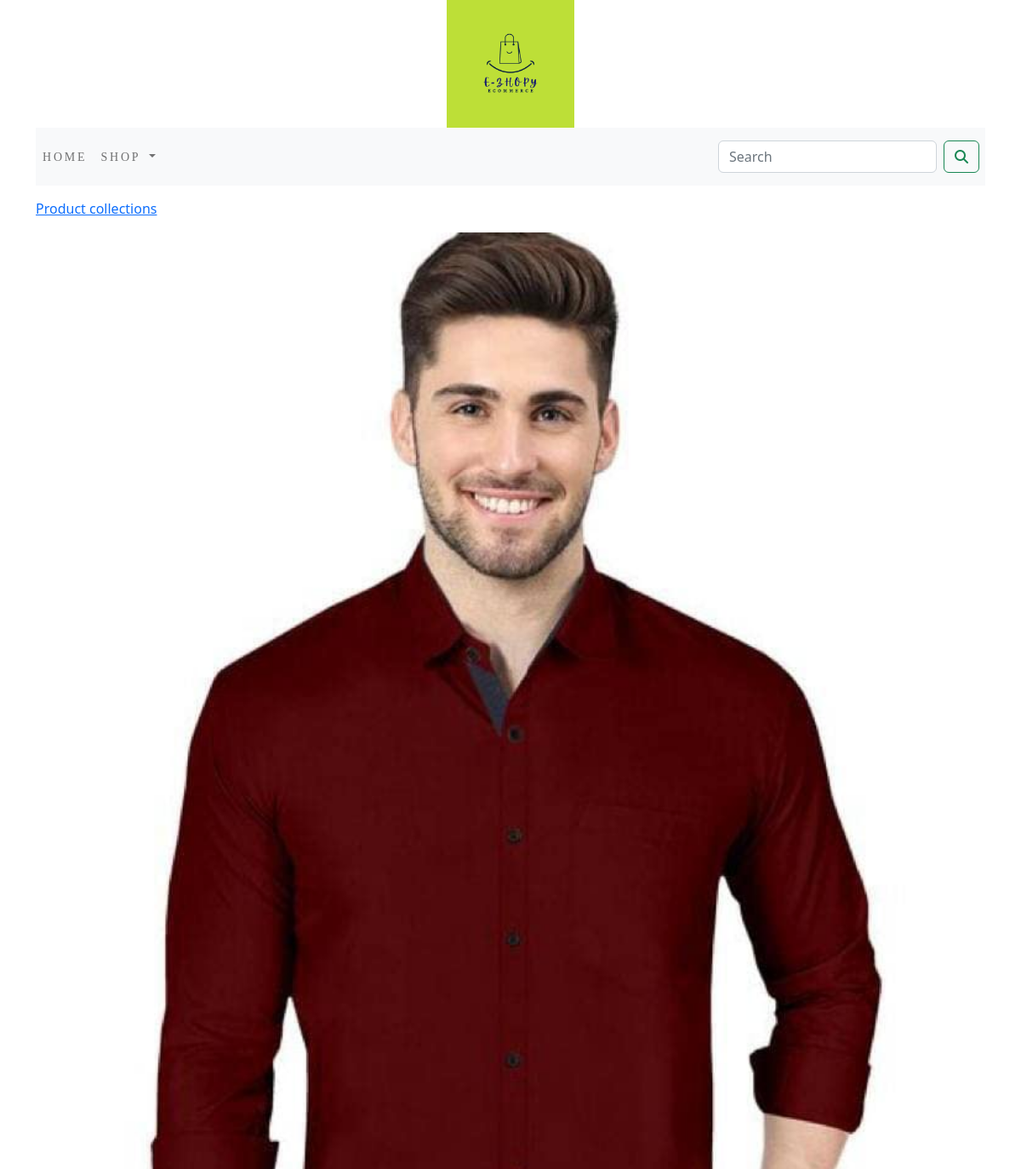
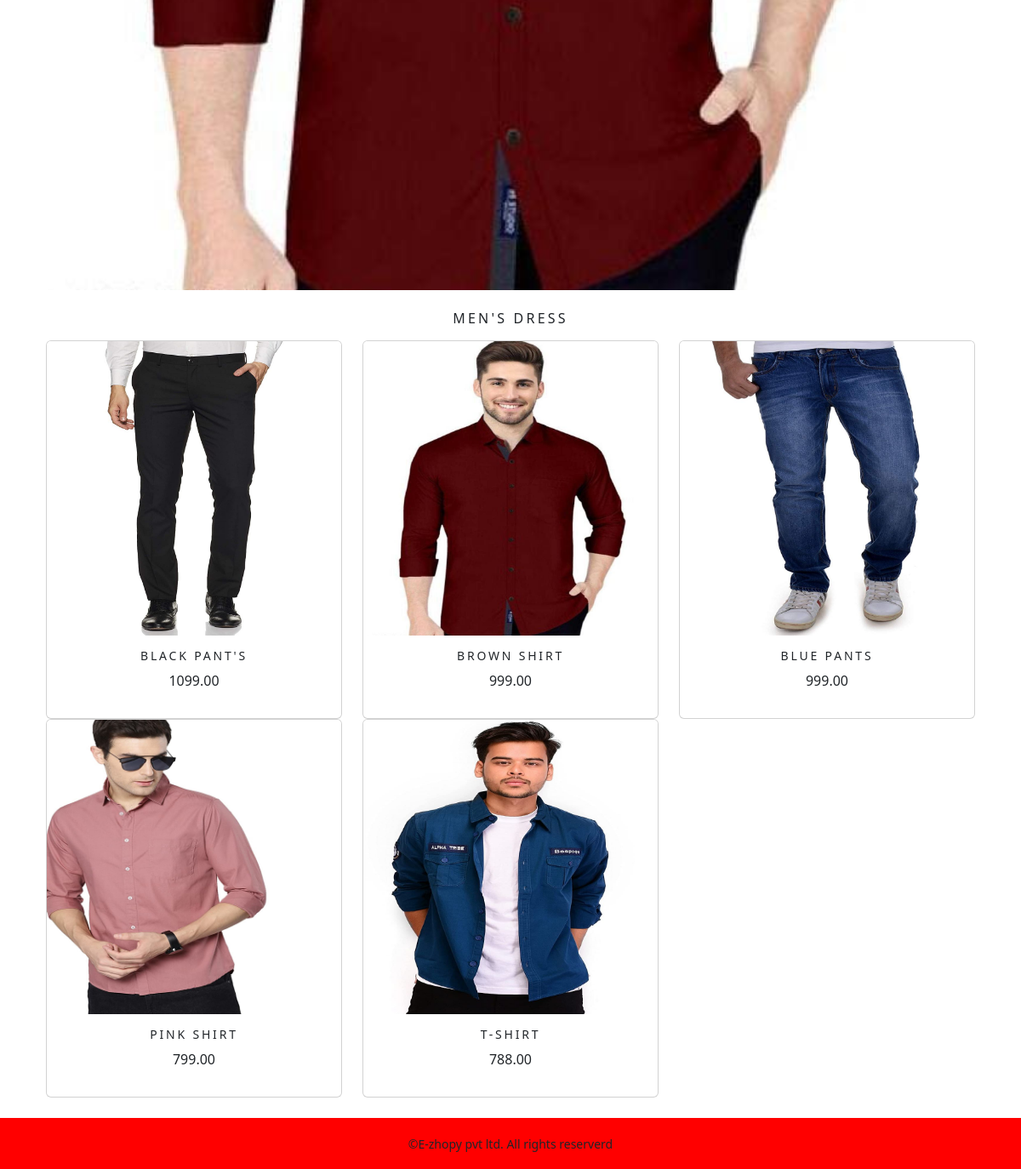
/eshop/mens-dress/, run on the app's committed database (2 pictures, top to bottom).
### eshop/models.py (models this page shows, shortened)
class Category(models.Model):
    name=models.CharField(max_length=250,unique=True)
    slug=models.SlugField(max_length=250,unique=True)
    description=models.TextField(blank=True)
    image=models.ImageField(upload_to='category',blank=True)
    class Meta:
        ordering=('name',)
        verbose_name='category'
        verbose_name_plural='categories'
    def get_url(self):
        return reverse('eshop:products_by_category',args=[self.slug])

class Product(models.Model):
    name = models.CharField(max_length=250,unique=True)
    slug = models.SlugField(max_length=250, unique=True)
    description = models.TextField(blank=True)
    price = models.DecimalField(max_digits=10,decimal_places=2)
    category = models.ForeignKey(Category,on_delete=models.CASCADE)
    image = models.ImageField(upload_to='product', blank=True)
    stock = models.IntegerField()
    available = models.BooleanField(default=True)
    created = models.DateTimeField(auto_now_add=True)
    updated = models.DateTimeField(auto_now_add=True)
    def get_url(self):
        return reverse('eshop:procatdetail',args=[self.category.slug,self.slug])
    class Meta:
        ordering=('name',   )
        verbose_name='product'
        verbose_name_plural='products'

### eshop/views.py (the view)
# urls.py: path('', views.allProdCat, name='allProdCat'),
def allProdCat(request,c_slug=None):
    c_page=None
    product_list=None
    if c_slug!= None:
        c_page=get_object_or_404(Category,slug=c_slug)
        product_list=Product.objects.all().filter(category=c_page,available=True)
    else:
        product_list=Product.objects.all().filter(available=True)
    paginator=Paginator(product_list,6)
    try:
        page=int(request.GET.get('page','1'))
    except:
        page=1
    try:
        products=paginator.page(page)
    except(EmptyPage,InvalidPage):
        products=paginator.page(paginator.num_pages)
    return render(request,'category.html',{'category':c_page,'products':products})

### cart/context_processors.py (called while the page is built)
def counter(request):
    item_count=0
    if 'admin' in request.path:
        return {}
    else:
        try:
            cart=Cart.objects.filter(cart_id=_cart_id(request))
            cart_items=CartItem.objects.all().filter(cart=cart[:1])
            for cart_item in cart_items:
                item_count += cart_item.quantity
        except Cart.DoesNotExist:
            item_count =0
    return dict(item_count=item_count)

### cart/views.py (called while the page is built)
def _cart_id (request):
    cart=request.session.session_key
    if not cart:
        cart=request.session.create()
    return cart

### eshop/context_processors.py (called while the page is built)
def menu_links(request):
    links=Category.objects.all()
    return dict(links=links)

### template/category.html (shortened to what this page needs)
{% extends 'base.html' %}
{% load static %}
{% block body %}
    {% if category %}
        <div>
            <div class="row my_row_class">
                <div class="mx-auto">
                <p><a href="{% url 'eshop:allProdCat' %}">Product collections</a> </p>
            </div>
                </div>
        </div>
    {% endif %}
<div class="mx_auto">
    {% if category %}
    <img class="my_image" src="{{category.image.url}}" alt="{{category.name}}">
</div>
<br>
<div>
    <h1 class="text-center my_title">{{category.name}}</h1>
</div>
    {% endif %}
<div class="container">
    <div class="row mx_auto">
        {% for product in products.object_list %}
        <div class="my_bottom_margin col-9 col-sm-12 col-md-4 col-lg-4">
            <div class="card text-center" style="min-width:18rem;">
                <a href="{{product.get_url}}"><img class="card-img-top my_image" src="{{product.image.url}}" alt="{{ product.name}]" height="500" width="500"> </a>
                <div class="card-body">
                    <h4>{{ product.name }}</h4>
                    <p>{{ product.price }}</p>
                </div>
            </div>
        </div>
        {% endfor %}
    </div>
    <div class="mx-auto">
        <br>
    </div>
</div>
{% endblock %}

### static/css/custom.css (style rules this page uses)
.my_row_class { padding-top:15px; }
.my_image { width:100%; height:auto; }
.my_title { font-size:16px; text-transform:uppercase; letter-spacing:.2em; }
.card-body h4 { font-size:14px; text-transform:uppercase; letter-spacing:.2em; }

### data on the page
Category: image (picture), name "MEN'S DRESS"
Product: image (picture), name "BLACK PANT'S", price "1099.00"
Product: image (picture), name "BROWN SHIRT", price "999.00"
Product: image (picture), name "BLUE PANTS", price "999.00"
Product: image (picture), name "PINK SHIRT", price "799.00"
Product: image (picture), name "T-SHIRT", price "788.00"
